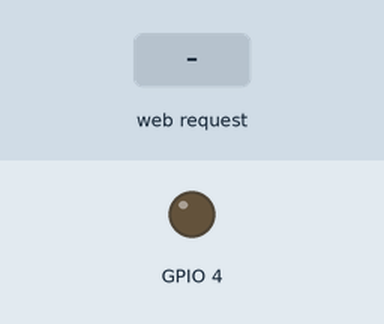
A sketch run on a simulated ESP32. Parts: output pins drawn as LEDs (lit = HIGH). Inputs (shaded band) come from the test bench. WiFi joins after 1.5 s; servers stay silent unless stated; storage starts empty; what the sketch prints to the serial monitor is not drawn.

Above: at 2.7 s.
2.8 s: HTTP request GET /on/ received
At 3.8 s:
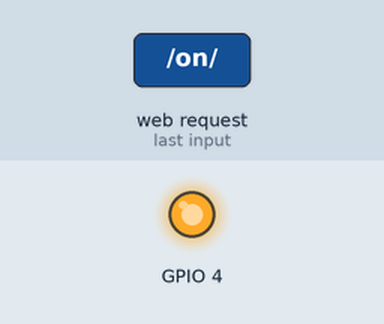
5.8 s: HTTP request GET /off/ received
At 6.1 s:
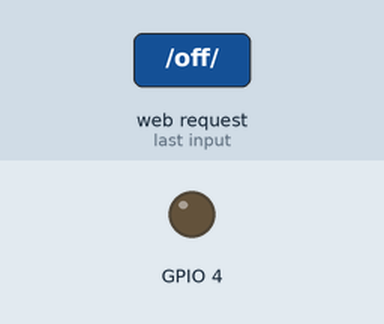
Timing chart, 0 to 8.8 s (numbered marks = the images above; inputs shaded):
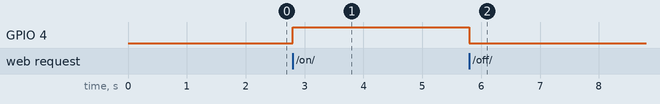

The sketch:

Wifi_Server_test.ino
```cpp
#include <Arduino.h>
#include <WiFi.h>
#include <WiFiClient.h>
#include <WebServer.h>
#include <ESPmDNS.h>
#include <SPIFFS.h>

const char* path_root   = "/index.html";
const char* ssid        = "auhome_aaEGx5";
const char* password    = "h5cgebfa5ebhfcj";
#define BUFFER_SIZE 16384
uint8_t buf[BUFFER_SIZE];

WebServer server(80);

void handleRoot(){
  Serial.println("Access");
  server.send(200, "text/html", (char *)buf);
}

boolean readHTML(){
  File htmlFile = SPIFFS.open(path_root, "r");
  if (!htmlFile) {
    Serial.println("Failed to open index.html");
    return false;
  }
  size_t size = htmlFile.size();
  if(size >= BUFFER_SIZE){
    Serial.print("File Size Error:");
    Serial.println((int)size);
  }else{
    Serial.print("File Size OK:");
    Serial.println((int)size);
  }
  htmlFile.read(buf,size);
  htmlFile.close();
  return true;
}

void LedOn(){
  Serial.println("ON");
  digitalWrite(4,HIGH);
  server.send(200, "text/html","OK");
}

void LedOff(){
  Serial.println("OFF");
  digitalWrite(4,LOW);
  server.send(200, "text/html","OK");
}

void setup() {
  pinMode(4,OUTPUT);
  Serial.begin(115200);
  SPIFFS.begin(true);
  if(!readHTML()){
    Serial.println("Read HTML error!!");
  }
  WiFi.begin(ssid, password);
  WiFi.mode(WIFI_STA);
  Serial.println("Connecting to Access Point");
  while (WiFi.status() != WL_CONNECTED) {
    delay(500);
    Serial.print(".");
  }
  Serial.println("");
  Serial.print("Connected to ");
  Serial.println(ssid);
  Serial.print("IP address: ");
  Serial.println(WiFi.localIP());
  if (MDNS.begin("wifi-tng")) {
    Serial.println("MDNS responder started");
  }
  server.on("/", handleRoot);
  server.on("/on/", LedOn);
  server.on("/off/", LedOff);
  server.begin();
  MDNS.addService("http", "tcp", 80);
}

void loop() {
  server.handleClient();
}
```

Measured:
- after the input at 2.8 s, GPIO 4: LOW → HIGH at once
- after the input at 5.8 s, GPIO 4: HIGH → LOW at once
